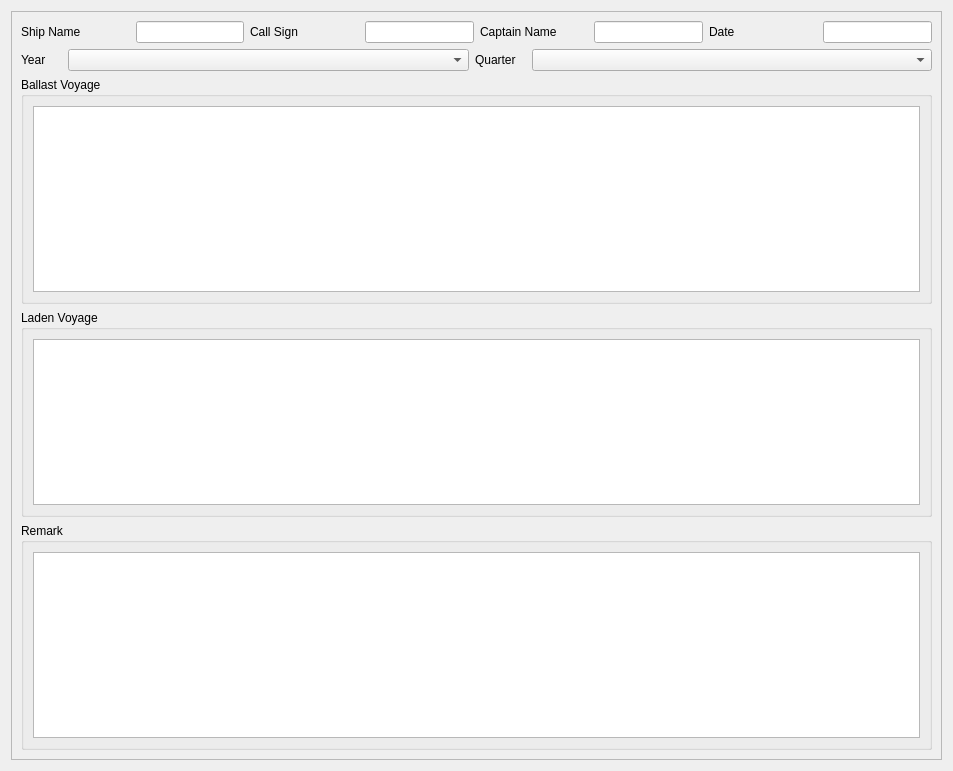
<?xml version="1.0" encoding="UTF-8"?>
<ui version="4.0">
 <class>Form</class>
 <widget class="QWidget" name="Form">
  <property name="geometry">
   <rect>
    <x>0</x>
    <y>0</y>
    <width>953</width>
    <height>771</height>
   </rect>
  </property>
  <property name="windowTitle">
   <string>Form</string>
  </property>
  <layout class="QGridLayout" name="gridLayout_5">
   <item row="0" column="0">
    <widget class="QScrollArea" name="scrollArea">
     <property name="widgetResizable">
      <bool>true</bool>
     </property>
     <widget class="QWidget" name="scrollAreaWidgetContents">
      <property name="geometry">
       <rect>
        <x>0</x>
        <y>0</y>
        <width>933</width>
        <height>751</height>
       </rect>
      </property>
      <layout class="QVBoxLayout" name="verticalLayout_4">
       <item>
        <layout class="QHBoxLayout" name="horizontalLayout">
         <item>
          <widget class="QLabel" name="label">
           <property name="text">
            <string>Ship Name</string>
           </property>
          </widget>
         </item>
         <item>
          <widget class="QLineEdit" name="ship_name_edit">
           <property name="sizePolicy">
            <sizepolicy hsizetype="Preferred" vsizetype="Fixed">
             <horstretch>0</horstretch>
             <verstretch>0</verstretch>
            </sizepolicy>
           </property>
          </widget>
         </item>
         <item>
          <widget class="QLabel" name="label_2">
           <property name="text">
            <string>Call Sign</string>
           </property>
          </widget>
         </item>
         <item>
          <widget class="QLineEdit" name="lineEdit_2">
           <property name="sizePolicy">
            <sizepolicy hsizetype="Preferred" vsizetype="Fixed">
             <horstretch>0</horstretch>
             <verstretch>0</verstretch>
            </sizepolicy>
           </property>
          </widget>
         </item>
         <item>
          <widget class="QLabel" name="label_3">
           <property name="text">
            <string>Captain Name</string>
           </property>
          </widget>
         </item>
         <item>
          <widget class="QLineEdit" name="lineEdit_3">
           <property name="sizePolicy">
            <sizepolicy hsizetype="Preferred" vsizetype="Fixed">
             <horstretch>0</horstretch>
             <verstretch>0</verstretch>
            </sizepolicy>
           </property>
          </widget>
         </item>
         <item>
          <widget class="QLabel" name="label_4">
           <property name="text">
            <string>Date</string>
           </property>
          </widget>
         </item>
         <item>
          <widget class="QLineEdit" name="lineEdit_4">
           <property name="sizePolicy">
            <sizepolicy hsizetype="Preferred" vsizetype="Fixed">
             <horstretch>0</horstretch>
             <verstretch>0</verstretch>
            </sizepolicy>
           </property>
          </widget>
         </item>
        </layout>
       </item>
       <item>
        <layout class="QHBoxLayout" name="horizontalLayout_2">
         <item>
          <widget class="QLabel" name="label_5">
           <property name="sizePolicy">
            <sizepolicy hsizetype="Fixed" vsizetype="Preferred">
             <horstretch>0</horstretch>
             <verstretch>0</verstretch>
            </sizepolicy>
           </property>
           <property name="text">
            <string>Year     </string>
           </property>
          </widget>
         </item>
         <item>
          <widget class="QComboBox" name="comboBox">
           <property name="sizePolicy">
            <sizepolicy hsizetype="Preferred" vsizetype="Fixed">
             <horstretch>0</horstretch>
             <verstretch>0</verstretch>
            </sizepolicy>
           </property>
          </widget>
         </item>
         <item>
          <widget class="QLabel" name="label_6">
           <property name="sizePolicy">
            <sizepolicy hsizetype="Fixed" vsizetype="Preferred">
             <horstretch>0</horstretch>
             <verstretch>0</verstretch>
            </sizepolicy>
           </property>
           <property name="text">
            <string>Quarter   </string>
           </property>
          </widget>
         </item>
         <item>
          <widget class="QComboBox" name="comboBox_2"/>
         </item>
        </layout>
       </item>
       <item>
        <widget class="QGroupBox" name="groupBox">
         <property name="title">
          <string>Ballast Voyage</string>
         </property>
         <layout class="QVBoxLayout" name="verticalLayout_3">
          <item>
           <widget class="QTableWidget" name="tableWidget_2"/>
          </item>
         </layout>
        </widget>
       </item>
       <item>
        <widget class="QGroupBox" name="groupBox_2">
         <property name="title">
          <string>Laden Voyage</string>
         </property>
         <layout class="QVBoxLayout" name="verticalLayout_2">
          <item>
           <widget class="QTableWidget" name="tableWidget">
            <property name="minimumSize">
             <size>
              <width>0</width>
              <height>166</height>
             </size>
            </property>
            <property name="maximumSize">
             <size>
              <width>16777215</width>
              <height>166</height>
             </size>
            </property>
           </widget>
          </item>
         </layout>
        </widget>
       </item>
       <item>
        <widget class="QGroupBox" name="groupBox_3">
         <property name="title">
          <string>Remark</string>
         </property>
         <layout class="QVBoxLayout" name="verticalLayout">
          <item>
           <widget class="QTableWidget" name="tableWidget_3"/>
          </item>
         </layout>
        </widget>
       </item>
      </layout>
     </widget>
    </widget>
   </item>
  </layout>
 </widget>
 <resources/>
 <connections/>
</ui>
